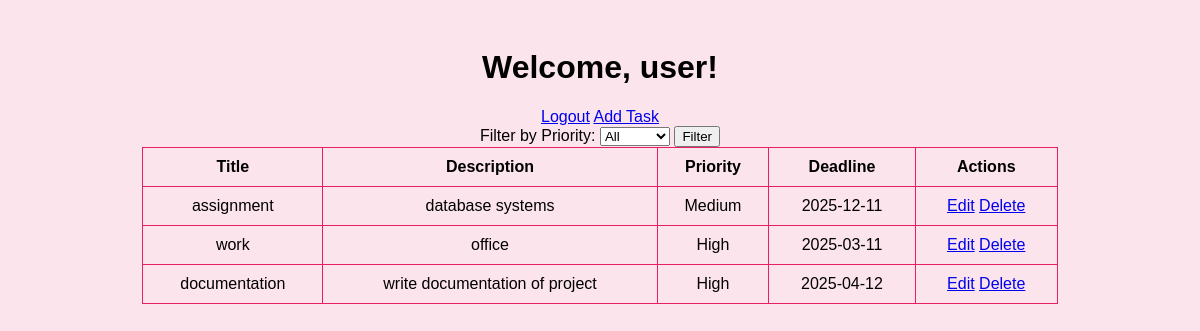
The app's page /dashboard.php (signed in) with its own data.
### tables this page shows
CREATE TABLE `task` (
  `taskID` int(11) NOT NULL,
  `title` varchar(255) NOT NULL,
  `description` text DEFAULT NULL,
  `deadline` date DEFAULT NULL,
  `priority` enum('Low','Medium','High') DEFAULT NULL,
  `projectID` int(11) DEFAULT NULL,
  `taskTypeID` int(11) DEFAULT NULL,
  `status` tinyint(1) DEFAULT 0
);

### dashboard.php (the view, shortened to what this page needs)
<?php
include 'db.php';
$user = $_SESSION['user'];
$query = "SELECT t.*, p.name AS projectName, tt.typeName AS taskType FROM Task t
          JOIN Project p ON t.projectID = p.projectID
          JOIN TaskType tt ON t.taskTypeID = tt.taskTypeID";
$tasks = $conn->query($query);
?>
<!DOCTYPE html>
<html lang="en">
<head>
    <link rel="stylesheet" href="style.css">
</head>
<body>
    <div class="dashboard">
        <h1>Welcome, <?php echo $user['username']; ?>!</h1>
        <a href="logout.php" class="logout">Logout</a>
        <a href="add_task.php" class="add-task">Add Task</a>
        <form method="GET">
            <label for="priority">Filter by Priority:</label>
            <select name="priority" id="priority">
                <option value="">All</option>
            </select>
            <button type="submit">Filter</button>
        </form>
        <div class="task-table">
            <table>
                <thead>
                    <tr>
                        <th>Title</th>
                        <th>Description</th>
                        <th>Priority</th>
                        <th>Deadline</th>
                        <th>Actions</th>
                    </tr>
                </thead>
                <tbody>
                    <?php while ($task = $tasks->fetch_assoc()) { ?>
                        <tr>
                            <td><?php echo $task['title']; ?></td>
                            <td><?php echo $task['description']; ?></td>
                            <td><?php echo $task['priority']; ?></td>
                            <td><?php echo $task['deadline']; ?></td>
                            <td>
                                <a href="edit_task.php?id=<?php echo $task['taskID']; ?>">Edit</a>
                                <a href="delete_task.php?id=<?php echo $task['taskID']; ?>">Delete</a>
                            </td>
                        </tr>
                    <?php } ?>
                </tbody>
            </table>
        </div>
    </div>
</body>
</html>

### style.css (style rules this page uses)
body { font-family: Arial, sans-serif; background-color: #fce4ec; }
.dashboard { text-align: center; padding: 20px; }
.task-table table { width: 80%; margin: auto; border-collapse: collapse; }
.task-table th, .task-table td { padding: 10px; text-align: center; border: 1px solid #e91e63; }

### records on screen
task: title "assignment", description "database systems", priority "Medium", deadline "2025-12-11"
task: title "work", description "office", priority "High", deadline "2025-03-11"
task: title "documentation", description "write documentation of project", priority "High", deadline "2025-04-12"

### other values on screen
$user['username'] "user"
